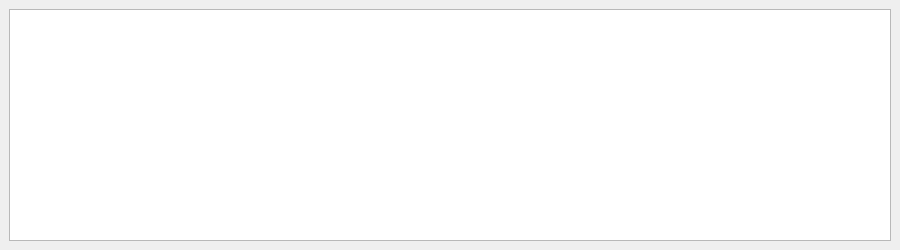
<?xml version="1.0" encoding="UTF-8"?>
<ui version="4.0">
 <class>MainWindow</class>
 <widget class="QMainWindow" name="MainWindow">
  <property name="geometry">
   <rect>
    <x>0</x>
    <y>0</y>
    <width>900</width>
    <height>250</height>
   </rect>
  </property>
  <property name="windowTitle">
   <string>MainWindow</string>
  </property>
  <widget class="QWidget" name="centralwidget">
   <layout class="QGridLayout" name="gridLayout">
    <item row="0" column="0">
     <widget class="QTableWidget" name="tableWidget"/>
    </item>
   </layout>
  </widget>
 </widget>
 <resources/>
 <connections/>
</ui>
